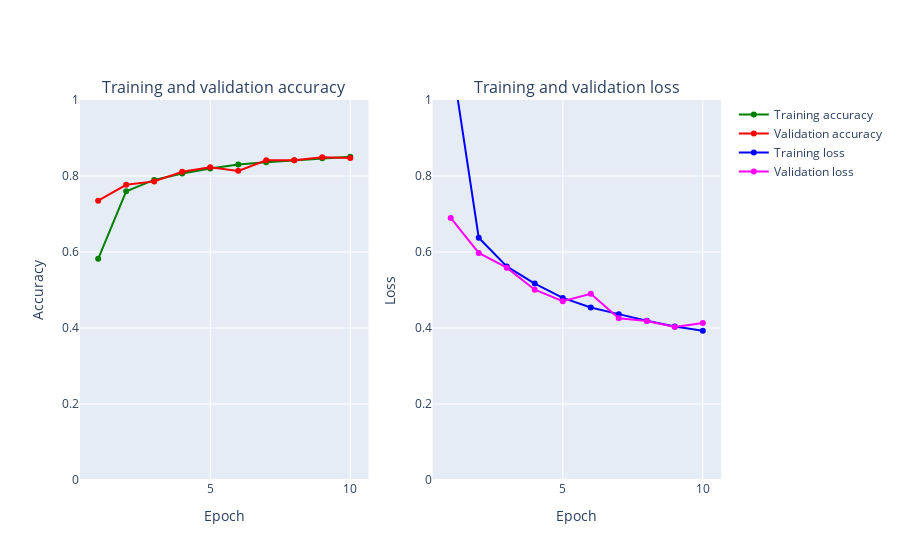

The notebook cell this image was saved under:
### Markdown cell above
## Trying out Sigmoid

### Code cell
from tensorflow.keras.layers import Conv2D,Flatten
from numpy import mean
from numpy import std
from matplotlib import pyplot
from sklearn.model_selection import KFold
from keras.datasets import fashion_mnist
from keras.utils import to_categorical
from keras.models import Sequential
from keras.layers import Conv2D
from keras.layers import MaxPooling2D
from keras.layers import Dense
from keras.layers import Flatten
from keras.optimizers import SGD
from keras.layers import Dropout
from keras.layers import BatchNormalization
from keras.layers import Activation
from keras.layers import LeakyReLU
epochs = 15
num_classes = 10
X_train = X_train.reshape((X_train.shape[0], 28, 28, 1))
X_test = X_test.reshape((X_test.shape[0], 28, 28, 1))
fashion_model = Sequential()
fashion_model.add(Conv2D(32, kernel_size=(3, 3),activation='sigmoid',input_shape=(28,28,1)))
fashion_model.add(MaxPooling2D((2, 2)))
fashion_model.add(Conv2D(64, (3, 3), activation='sigmoid'))
fashion_model.add(MaxPooling2D(pool_size=(2, 2)))
fashion_model.add(Conv2D(128, (3, 3), activation='sigmoid'))
fashion_model.add(MaxPooling2D(pool_size=(2, 2)))
fashion_model.add(Flatten())
fashion_model.add(Dense(128, activation='sigmoid'))
fashion_model.add(Dense(num_classes, activation='softmax'))

fashion_model.compile(loss=keras.losses.sparse_categorical_crossentropy, optimizer=keras.optimizers.Adam(),metrics=['accuracy'])
fashion_model.summary()

h_callback = fashion_model.fit(X_train, y_train, epochs = 10,
               validation_data=(X_test, y_test))

# Plot train vs test loss during training 
plot_accuracy_and_loss(h_callback)

### Figure 1 — Plotly figure (JSON) as saved in the notebook; plotly's stock layout.template omitted (floating-point values rounded to 4 significant figures)
{"data": [{"marker": {"color": "Green"}, "mode": "markers+lines", "name": "Training accuracy", "text": ["1", "2", "3", "4", "5", "6", "7", "8", "9", "10"], "type": "scatter", "x": [1, 2, 3, 4, 5, 6, 7, 8, 9, 10], "xaxis": "x", "y": [0.582, 0.7599, 0.7897, 0.8065, 0.82, 0.8302, 0.8364, 0.8411, 0.8466, 0.8509], "yaxis": "y"}, {"marker": {"color": "Red"}, "mode": "markers+lines", "name": "Validation accuracy", "text": ["1", "2", "3", "4", "5", "6", "7", "8", "9", "10"], "type": "scatter", "x": [1, 2, 3, 4, 5, 6, 7, 8, 9, 10], "xaxis": "x", "y": [0.7352, 0.7768, 0.7858, 0.8112, 0.8232, 0.8135, 0.8415, 0.8413, 0.8493, 0.8472], "yaxis": "y"}, {"marker": {"color": "Blue"}, "mode": "markers+lines", "name": "Training loss", "text": ["1", "2", "3", "4", "5", "6", "7", "8", "9", "10"], "type": "scatter", "x": [1, 2, 3, 4, 5, 6, 7, 8, 9, 10], "xaxis": "x2", "y": [1.125, 0.6377, 0.562, 0.517, 0.4792, 0.4541, 0.4365, 0.419, 0.404, 0.3929], "yaxis": "y2"}, {"marker": {"color": "Magenta"}, "mode": "markers+lines", "name": "Validation loss", "text": ["1", "2", "3", "4", "5", "6", "7", "8", "9", "10"], "type": "scatter", "x": [1, 2, 3, 4, 5, 6, 7, 8, 9, 10], "xaxis": "x2", "y": [0.6897, 0.5976, 0.5589, 0.5007, 0.4707, 0.4901, 0.4254, 0.4187, 0.4028, 0.4132], "yaxis": "y2"}], "layout": {"annotations": [{"font": {"size": 16}, "showarrow": false, "text": "Training and validation accuracy", "x": 0.225, "xanchor": "center", "xref": "paper", "y": 1, "yanchor": "bottom", "yref": "paper"}, {"font": {"size": 16}, "showarrow": false, "text": "Training and validation loss", "x": 0.775, "xanchor": "center", "xref": "paper", "y": 1, "yanchor": "bottom", "yref": "paper"}], "xaxis": {"anchor": "y", "domain": [0, 0.45], "title": {"text": "Epoch"}}, "xaxis2": {"anchor": "y2", "domain": [0.55, 1], "title": {"text": "Epoch"}}, "yaxis": {"anchor": "x", "domain": [0, 1], "range": [0, 1], "title": {"text": "Accuracy"}}, "yaxis2": {"anchor": "x2", "domain": [0, 1], "range": [0, 1], "title": {"text": "Loss"}}}}
